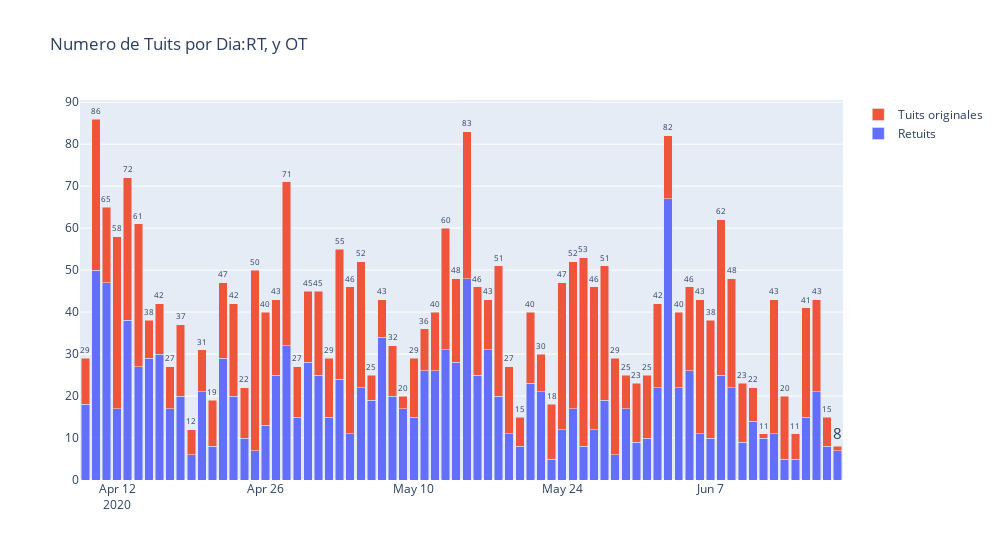

Here is the notebook cell this chart was saved with:
### Code cell
fig = go.Figure()

## Subset for totals
df_4 = df.groupby(['created_at_date','month']).count().reset_index()
df_4 = df_4.sort_values(by='created_at_date')

## Subset for only RT
df_4_RT = df.loc[df['RT_Status'] == 'RT']

df_4_RT = df_4_RT.groupby(['created_at_date','month']).count().reset_index()

df_4_RT = df_4_RT.sort_values(by='created_at_date')

fig.add_trace(go.Bar(x = df_4_RT['created_at_date'],y = df_4_RT['text'],name = 'Retuits'))

## Subset for only RT
df_4_OT = df.loc[df['RT_Status'] == 'Original Tweet']

df_4_OT = df_4_OT.groupby(['created_at_date','month']).count().reset_index()

df_4_OT = df_4_OT.sort_values(by='created_at_date')

fig.add_trace(go.Bar(x = df_4_OT['created_at_date'],y = df_4_OT['text'],name = 'Tuits originales',text = df_4['text'],textposition='outside', textfont_size = 20))

## Update layout
fig.update_layout(title = 'Numero de Tuits por Dia:RT, y OT',barmode='stack',width = 1000)
fig.show()

### Figure 1 — Plotly figure (JSON) as saved in the notebook; plotly's stock layout.template omitted (floating-point values rounded to 4 significant figures)
{"data": [{"name": "Retuits", "type": "bar", "x": ["2020-04-09", "2020-04-10", "2020-04-11", "2020-04-12", "2020-04-13", "2020-04-14", "2020-04-15", "2020-04-16", "2020-04-17", "2020-04-18", "2020-04-19", "2020-04-20", "2020-04-21", "2020-04-22", "2020-04-23", "2020-04-24", "2020-04-25", "2020-04-26", "2020-04-27", "2020-04-28", "2020-04-29", "2020-04-30", "2020-05-01", "2020-05-02", "2020-05-03", "2020-05-04", "2020-05-05", "2020-05-06", "2020-05-07", "2020-05-08", "2020-05-09", "2020-05-10", "2020-05-11", "2020-05-12", "2020-05-13", "2020-05-14", "2020-05-15", "2020-05-16", "2020-05-17", "2020-05-18", "2020-05-19", "2020-05-20", "2020-05-21", "2020-05-22", "2020-05-23", "2020-05-24", "2020-05-25", "2020-05-26", "2020-05-27", "2020-05-28", "2020-05-29", "2020-05-30", "2020-05-31", "2020-06-01", "2020-06-02", "2020-06-03", "2020-06-04", "2020-06-05", "2020-06-06", "2020-06-07", "2020-06-08", "2020-06-09", "2020-06-10", "2020-06-11", "2020-06-12", "2020-06-13", "2020-06-14", "2020-06-15", "2020-06-16", "2020-06-17", "2020-06-18", "2020-06-19"], "y": [18, 50, 47, 17, 38, 27, 29, 30, 17, 20, 6, 21, 8, 29, 20, 10, 7, 13, 25, 32, 15, 28, 25, 15, 24, 11, 22, 19, 34, 20, 17, 15, 26, 26, 31, 28, 48, 25, 31, 20, 11, 8, 23, 21, 5, 12, 17, 8, 12, 19, 6, 17, 9, 10, 22, 67, 22, 26, 11, 10, 25, 22, 9, 14, 10, 11, 5, 5, 15, 21, 8, 7]}, {"name": "Tuits originales", "text": [29, 86, 65, 58, 72, 61, 38, 42, 27, 37, 12, 31, 19, 47, 42, 22, 50, 40, 43, 71, 27, 45, 45, 29, 55, 46, 52, 25, 43, 32, 20, 29, 36, 40, 60, 48, 83, 46, 43, 51, 27, 15, 40, 30, 18, 47, 52, 53, 46, 51, 29, 25, 23, 25, 42, 82, 40, 46, 43, 38, 62, 48, 23, 22, 11, 43, 20, 11, 41, 43, 15, 8], "textfont": {"size": 20}, "textposition": "outside", "type": "bar", "x": ["2020-04-09", "2020-04-10", "2020-04-11", "2020-04-12", "2020-04-13", "2020-04-14", "2020-04-15", "2020-04-16", "2020-04-17", "2020-04-18", "2020-04-19", "2020-04-20", "2020-04-21", "2020-04-22", "2020-04-23", "2020-04-24", "2020-04-25", "2020-04-26", "2020-04-27", "2020-04-28", "2020-04-29", "2020-04-30", "2020-05-01", "2020-05-02", "2020-05-03", "2020-05-04", "2020-05-05", "2020-05-06", "2020-05-07", "2020-05-08", "2020-05-09", "2020-05-10", "2020-05-11", "2020-05-12", "2020-05-13", "2020-05-14", "2020-05-15", "2020-05-16", "2020-05-17", "2020-05-18", "2020-05-19", "2020-05-20", "2020-05-21", "2020-05-22", "2020-05-23", "2020-05-24", "2020-05-25", "2020-05-26", "2020-05-27", "2020-05-28", "2020-05-29", "2020-05-30", "2020-05-31", "2020-06-01", "2020-06-02", "2020-06-03", "2020-06-04", "2020-06-05", "2020-06-06", "2020-06-07", "2020-06-08", "2020-06-09", "2020-06-10", "2020-06-11", "2020-06-12", "2020-06-13", "2020-06-14", "2020-06-15", "2020-06-16", "2020-06-17", "2020-06-18", "2020-06-19"], "y": [11, 36, 18, 41, 34, 34, 9, 12, 10, 17, 6, 10, 11, 18, 22, 12, 43, 27, 18, 39, 12, 17, 20, 14, 31, 35, 30, 6, 9, 12, 3, 14, 10, 14, 29, 20, 35, 21, 12, 31, 16, 7, 17, 9, 13, 35, 35, 45, 34, 32, 23, 8, 14, 15, 20, 15, 18, 20, 32, 28, 37, 26, 14, 8, 1, 32, 15, 6, 26, 22, 7, 1]}], "layout": {"barmode": "stack", "title": {"text": "Numero de Tuits por Dia:RT, y OT"}, "width": 1000}}
